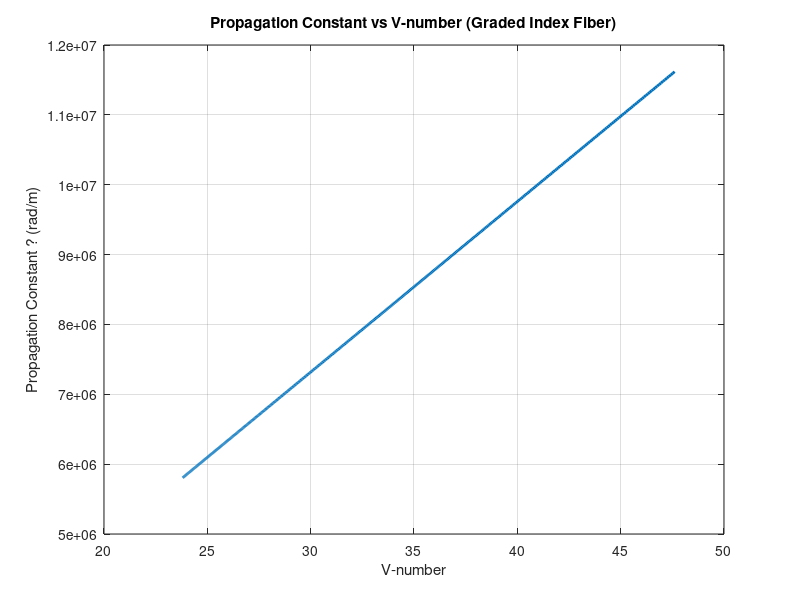
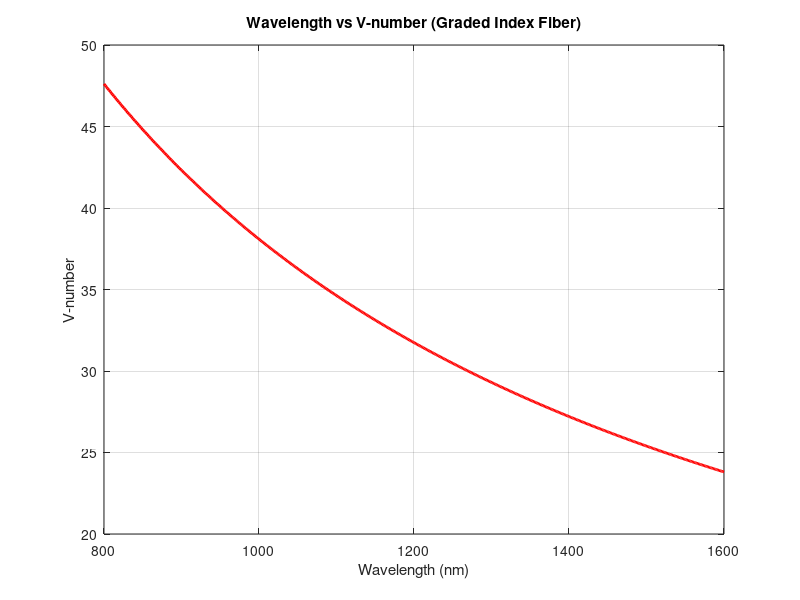

These figures' MATLAB source, in order:
clc;
clear;
close all;
% --- Fiber Parameters for Graded Index Fiber ---
n1 = 1.48;          % PEAK core refractive index at the center
n2 = 1.46;          % Cladding refractive index
a = 25e-6;          % Core radius (in meters)
g = 2;              % Profile parameter (2 for parabolic profile)
lambda = linspace(0.8e-6, 1.6e-6, 500);  % Wavelength range (in meters)
% --- (a) Calculations ---
% Numerical Aperture (NA)
NA = sqrt(n1^2 - n2^2);
% V-number
V = (2 * pi * a ./ lambda) .* NA;
% --- CORRECTED Propagation constant ? calculation ---
% 1. Use a standard approximation for the normalized propagation constant 'b'
%    for a parabolic (g=2) GRIN fiber.
b = 1 - (2 ./ V);
b(b < 0) = 0; % b cannot be negative

% 2. Calculate the correct, wavelength-dependent 'neff' from b.
%    The approximation neff ? n2 + b*(n1-n2) is accurate for small NA.
neff = n2 + b .* (n1 - n2);

% 3. Calculate the correct 'beta'
beta = (2 * pi ./ lambda) .* neff;
% --- End of correction ---

% --- CORRECTED Cutoff V-number for a parabolic (g=2) GRIN fiber ---
V_cutoff = 3.518; 

% Cutoff wavelength ?c
lambda_c = (2 * pi * a * NA) / V_cutoff;

% Display Results
fprintf('Graded Index Fiber Analysis:\n');
fprintf('Numerical Aperture (NA): %.4f\n', NA);
fprintf('Cutoff Wavelength (?c): %.4e meters (%.1f nm)\n\n', lambda_c, lambda_c*1e9);

% Display Sample Data
fprintf('  Wavelength(nm)      V-number      Propagation Constant ? (rad/m)\n');
fprintf('-------------------------------------------------------------------\n');
for i = 1:50:length(lambda)  % Print every 50th value
    fprintf('%10.2f           %8.4f         %15.4e\n', lambda(i)*1e9, V(i), beta(i));
end
% --- (b) Plot: Propagation Constant vs V-number ---
figure;
plot(V, beta, 'LineWidth', 2);
xlabel('V-number');
ylabel('Propagation Constant ? (rad/m)');
title('Propagation Constant vs V-number (Graded Index Fiber)');
grid on;
% --- (c) Plot: Wavelength vs V-number ---
figure;
plot(lambda*1e9, V, 'LineWidth', 2, 'Color', 'r');
xlabel('Wavelength (nm)');
ylabel('V-number');
title('Wavelength vs V-number (Graded Index Fiber)');
grid on;